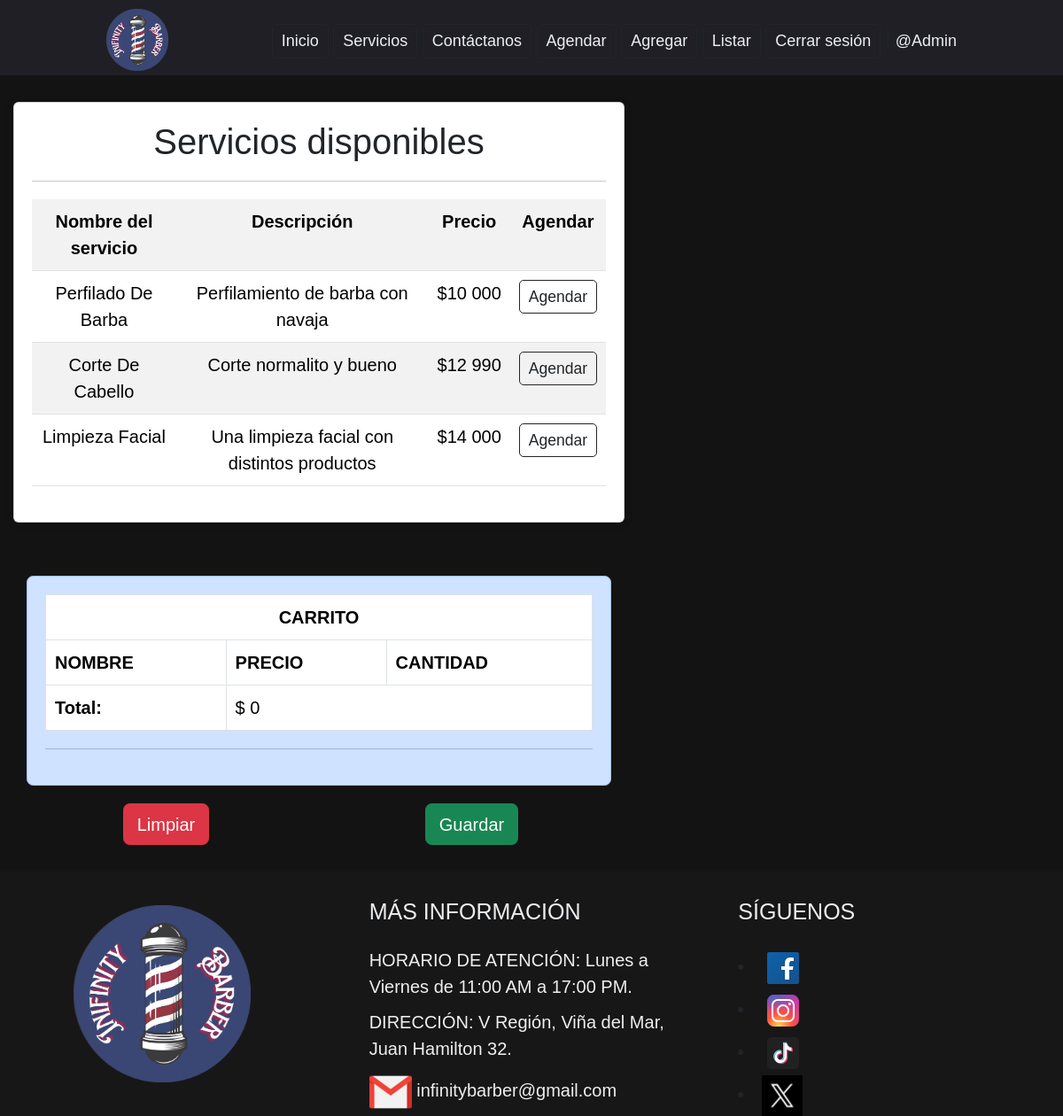
The app's page /agendar/ (signed in) with its own data.
### App/models.py (models this page shows, shortened)
class Servicio(models.Model):
    nombre = models.CharField(max_length=50, verbose_name="Nombre")
    descripcion = models.CharField(max_length=150, verbose_name="Descripción")
    imagen = models.ImageField(upload_to='img/servicios', verbose_name="Imagen del servicio", null=True)
    precio =  models.IntegerField(verbose_name="Precio")

### App/views.py (the view)
# urls.py: path('agendar/', reserve, name='reserve'),
def reserve (request):
    servicios = Servicio.objects.all()
    page = request.GET.get('page', 1)
    try:
        paginator = Paginator(servicios, 5)
        servicios = paginator.page(page)
    except:
        raise Http404
    data={
        'entity':servicios,
        'paginator':paginator
    }
    return render(request, 'app/reserve.html', data)

### App/context_processor.py (called while the page is built)
def total_cart(request):
    total = 0
    if "cart" in request.session.keys():
        for key, value in request.session["cart"].items():
            total += int(value["acumulado"])
    return {"total_cart": total}

### App/templates/app/reserve.html (shortened to what this page needs)
{% extends 'app/base.html' %}
{%load static%}
{%block css%}
<link rel="stylesheet" href="{%static 'css/reserve.css'%}">
<link rel="stylesheet" href="{%static 'css/base.css'%}">
{%endblock css%}
{%block content%}
<br>
<div class="container">
    <div class="card">
        <div class="card-body">
            <h2>Servicios disponibles</h2>
            <hr>
            <table class="table table-striped table-hover table-responsive-sm">
                <tr>
                    <th>Nombre del servicio</th>
                    <th>Descripción</th>
                    <th>Precio</th>
                    <th>Agendar</th>
                </tr>
                {%for s in entity%}
                    <tr>
                        <td>{{ s.nombre | title }}</td>
                        <td>{{ s.descripcion }}</td>
                        <td>${{ s.precio }}</td>
                        <td><a href="{%url 'add_service' s.id%}" class="btn btn-outline-dark btn-sm">Agendar</a></td>
                    </tr>
                {%endfor%}
            </table>
        </div>
    </div>
    <div>
        {%include 'app/cart.html'%}
    </div>
</div>
<br>
<br>
{%endblock content%}

### App/templates/app/base.html (shortened to what this page needs)
<!DOCTYPE html>
<html lang="es">
<head>
    {%load static%}
    {% load bootstrap5 %}
    {% bootstrap_css %}
    {%block css%}{%endblock css%}
</head>
<body>
    {%load static%}
    <header class="header">
      <div class="logo">
        <a href="{%url 'home'%}"><img src="{%static 'img/icons/iconInfinity.png'%}" alt="Logo"></a>
      </div>
      <nav>
        <ul class="nav-links">
          <li><a href="{%url 'home'%}" class="btn btn-outline-dark btn-sm">Inicio</a></li>
          <li><a href="{%url 'services'%}"class="btn btn-outline-dark btn-sm">Servicios</a></li>
          <li><a href="{%url 'contact'%}"class="btn btn-outline-dark btn-sm">Contáctanos</a></li>
          <li><a href="{%url 'reserve'%}"class="btn btn-outline-dark btn-sm">Agendar</a></li>
          {%if perms.app.add_servicio%}
            <li><a href="{%url 'add'%}"class="btn btn-outline-dark btn-sm">Agregar</a></li>
          {%endif%}
          {%if perms.app.view_servicio%}
            <li><a href="{%url 'list'%}"class="btn btn-outline-dark btn-sm">Listar</a></li>
          {%endif%}
          {%if user.is_authenticated%}
          <li><a href="{%url 'logout'%}" class="btn btn-outline-dark btn-sm">Cerrar sesión</a></li> |
          <li ><a href="#" >@{{user.username}}</a></li>
          {%else%}
          <li><a href="{%url 'login'%}">Iniciar sesión</a></li>
          {%endif%}
        </ul>
      </nav>
      <div class="overlay" id="mobile-menu" >
        <div class="overlay-content">
          <a href="{%url 'services'%}">Servicios</a>
          <a href="{%url 'contact'%}">Contáctanos</a>
        </div>
      </div>
    </header>
    <div id="content">
      {% block content %}
      {% endblock content%}
    </div>
    <br>
    <footer class="footer">
      <div class="group-1">
        <div class="box">
            <figure><a href="{%url 'home'%}"><img src="{%static 'img/icons/iconInfinity.png'%}" alt="Logo"></a></figure>
        </div>
        <div class="box">
          <br>
            <h2>MÁS INFORMACIÓN</h2>
            <p>HORARIO DE ATENCIÓN: Lunes a Viernes de 11:00 AM a 17:00 PM.</p>
            <p>DIRECCIÓN: V Región, Viña del Mar, Juan Hamilton 32.</p>
            <a href="https://www.gmail.com"><img src="{%static 'img/icons/iconGm.png'%}" alt="Correo">  infinitybarber@gmail.com</a>
        </div>
        <div class="box">
          <br>
            <h2>SÍGUENOS</h2>
            <div class="red-social">
                <li><a href="https://www.facebook.com"><img src="{%static 'img/icons/iconFb.png'%}" alt="Icono FB"></a></li>
                <li><a href="https://www.instagram.com"><img src="{%static 'img/icons/iconIG.png'%}" alt="Icono IG"></a></li>
                <li><a href="https://www.tiktok.com"><img src="{%static 'img/icons/iconTok.png'%}" alt="Icono TikTok"></a></li>
                <li><a href="https://www.twitter.com"><img src="{%static 'img/icons/iconX.png'%}" alt="Icono Twitter"></a></li>
            </div>
        </div>
      </div>
    </footer>
</body>
</html>

### App/static/css/reserve.css (style rules this page uses)
* { box-sizing: border-box; margin: 0; padding: 0; font-family:'Merriweather', sans-serif; font-size : 20px; }
body { background-position: center center; background-repeat: no-repeat; background-size: cover; background-attachment: fixed; background-color: #141313; }
table { background-color: #efefef; }
.container { float: left; }
.card { width: 100%; border-radius: 6px; overflow: hidden; background:#fff; box-shadow: 0px 1px 10px rgba(0,0,0,0.2); transition: all 400ms ease-out; cursor: default; justify-content: center; text-align: center; }
@media (min-width: 768px) { .container, .container-md, .container-sm { max-width: 720px; } }

### App/static/css/base.css (style rules this page uses)
* { box-sizing: border-box; margin: 0; padding: 0; font-family:'Merriweather', sans-serif; font-size : 20px; }
body { min-width: 400px; display: grid; min-height: 100vh; grid-template-rows: auto 1fr auto; background-position: center center; background-repeat: no-repeat; background-size: cover; background-attachment: fixed; }
.header { background-color: #1F1F25; display: flex; justify-content: flex-end; align-items:end; height: 85px; padding: 5px 10%; }
.header .logo { cursor: pointer; margin-right: auto; }
.header .logo img { height: 70px; width: auto; transition: all 0.3s; }
.header .nav-links { list-style: none; }
.header .nav-links li { display: inline-block; padding-top: 10px; height: 40px; }
.header .nav-links a { font-size: 18px; color: #eceff1; }
.header a { text-decoration: none; }
.header .overlay { height: 100%; width: 0; position: fixed; z-index: 1; left: 0; top: 0; background-color: rgba(33, 49, 63, .95); overflow: hidden; transition: all 0.3s ease 0s; }
.header .overlay .overlay-content { display: flex; height: 100%; flex-direction: column; align-items: center; justify-content: center; }
.header .overlay a { padding: 15px; font-size: 36px; display: block; transition: all 0.3s ease 0s; font-weight: 700; color: #eceff1; }
.footer { width: 100%; background-color: #171718; display: inline-block; }
.footer .group-1 { width: 100%; max-width: 1200px; margin: auto; display: grid; grid-template-columns: repeat(3, 1fr); grid-gap: 50px; padding: auto; }
.footer .group-1 .box figure { width: 100%; height: 100%; display: flex; justify-content: center; align-items: center; }
.footer .group-1 .box figure img { width: 200px; height: 200px; transition: all 0.3s; }
.footer .group-1 .box h2 { display: inline-block; color: #eceff1; margin-bottom: 25px; font-size: 25px; font-family:'Franklin Gothic Medium', 'Arial Narrow', Arial, sans-serif; }
.footer .group-1 .box p { color: #efefef; margin-bottom: 10px; }
.footer .group-1 .box a { text-decoration: none; color: #efefef; }
.footer .group-1 .red-social a { display: inline-block; line-height: 45px; transition: all 0.3s ease; margin-right: 10px; }

### App/static/css/cart.css (style rules this page uses)
.card { width: 100%; border-radius: 6px; overflow: hidden; background:#fff; box-shadow: 0px 1px 10px rgba(0,0,0,0.2); transition: all 400ms ease-out; cursor: default; justify-content: center; text-align: center; }

### records on screen
Servicio: nombre "Perfilado De Barba", descripcion "Perfilamiento de barba con navaja", precio "10 000"
Servicio: nombre "Corte De Cabello", descripcion "Corte normalito y bueno", precio "12 990"
Servicio: nombre "Limpieza Facial", descripcion "Una limpieza facial con distintos productos", precio "14 000"

### other values on screen
{{ user.username }} "Admin"
{{ total_cart }} "0"
